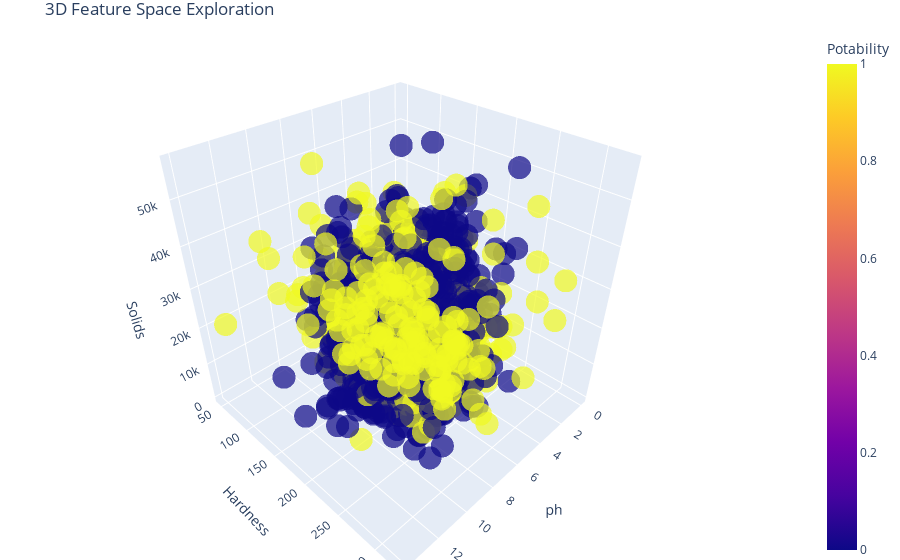

The cell this chart's notebook holds for it:
### Markdown cell above
### Advanced Visualizations

### Code cell
top_features = df.corr()['Potability'].abs().sort_values(ascending=False).index[1:5]
sns.pairplot(df[list(top_features) + ['Potability']], hue='Potability', palette='Set2')
plt.suptitle('Pairwise Relationships of Top Features', y=1.02)
plt.show()

fig = px.scatter_3d(df, x='ph', y='Hardness', z='Solids',
                    color='Potability', opacity=0.7,
                    title='3D Feature Space Exploration')
fig.update_layout(margin=dict(l=0, r=0, b=0, t=30))
fig.show()

### Figure 1 — Plotly figure (JSON) as saved in the notebook; plotly's stock layout.template omitted (floating-point values rounded to 4 significant figures; data arrays with more than 128 entries replaced by an {"elided": "..."} marker saying what was removed)
{"data": [{"hovertemplate": "ph=%{x}<br>Hardness=%{y}<br>Solids=%{z}<br>Potability=%{marker.color}<extra></extra>", "legendgroup": "", "marker": {"color": {"elided": "3276 int values"}, "coloraxis": "coloraxis", "opacity": 0.7, "symbol": "circle"}, "mode": "markers", "name": "", "scene": "scene", "showlegend": false, "type": "scatter3d", "x": {"elided": "3276 float values"}, "y": {"elided": "3276 float values"}, "z": {"elided": "3276 float values"}}], "layout": {"coloraxis": {"colorbar": {"title": {"text": "Potability"}}, "colorscale": [[0, "#0d0887"], [0.1111, "#46039f"], [0.2222, "#7201a8"], [0.3333, "#9c179e"], [0.4444, "#bd3786"], [0.5556, "#d8576b"], [0.6667, "#ed7953"], [0.7778, "#fb9f3a"], [0.8889, "#fdca26"], [1, "#f0f921"]]}, "legend": {"tracegroupgap": 0}, "margin": {"b": 0, "l": 0, "r": 0, "t": 30}, "scene": {"domain": {"x": [0, 1], "y": [0, 1]}, "xaxis": {"title": {"text": "ph"}}, "yaxis": {"title": {"text": "Hardness"}}, "zaxis": {"title": {"text": "Solids"}}}, "title": {"text": "3D Feature Space Exploration"}}}
